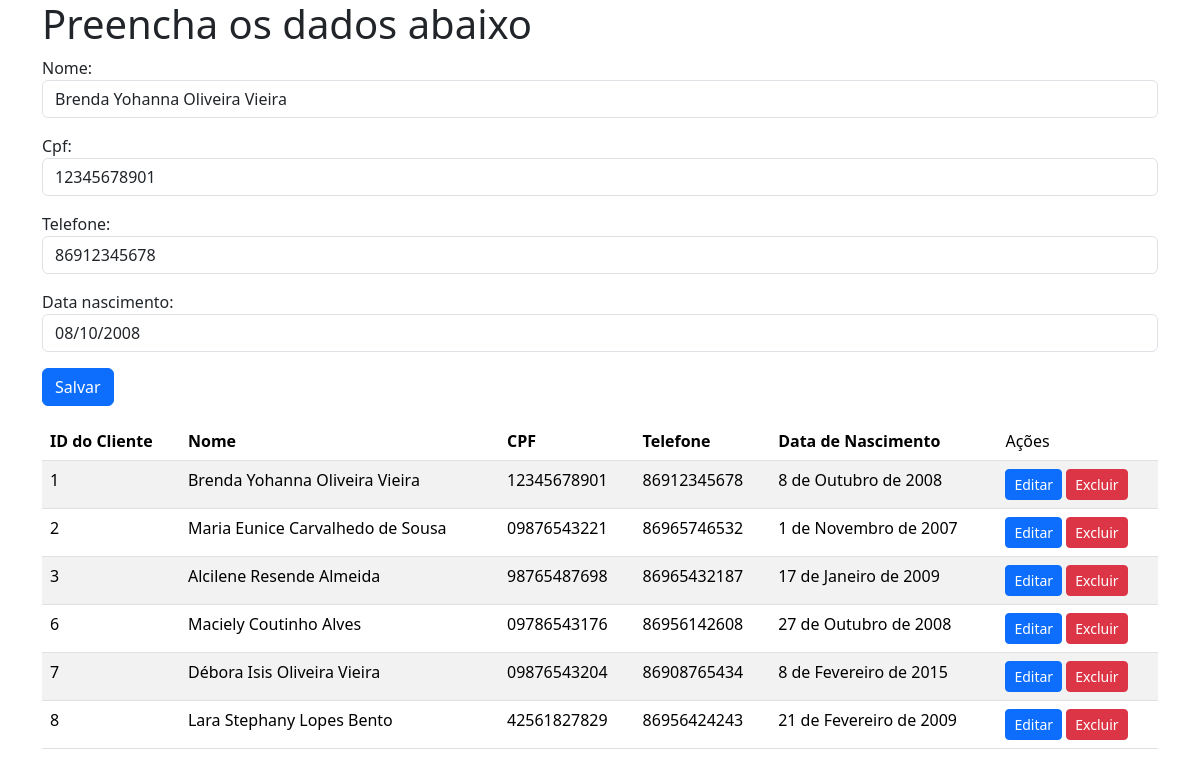
Page /atualizar-cliente/1/ (signed in) on the committed database.
### apps/clientes/models.py (models this page shows, shortened)
class Cliente(models.Model):
    nome = models.CharField(verbose_name="Nome completo", max_length=100)
    cpf = models.CharField(verbose_name="CPF", max_length=14)
    telefone = models.CharField(verbose_name="Telefone", max_length=14)
    data_nascimento = models.DateField(verbose_name="Data de Nascimento")

### apps/clientes/views.py (the view, shortened to what this page needs)
# urls.py: path('atualizar-cliente/<int:id>/', views.atualizar_cliente, name='atualizar_cliente'),
@login_required
def atualizar_cliente(request, id):
    try:
        cliente = Cliente.objects.get(id=id)
    except Cliente.DoesNotExist:
        return HttpResponse('<h1>Cliente não encontrado</h1>')
    form = ClienteForm(instance=cliente)
    template_name = 'novo_cliente.html'
    clientes = Cliente.objects.all()
    context = {
        'form': form,
        'clientes': clientes,
    }
    return render(request, template_name, context)

### apps/clientes/forms.py
class ClienteForm(forms.ModelForm):
    nome = forms.CharField(widget=forms.TextInput(attrs={"class": "form-control"}))
    cpf = forms.CharField(widget=forms.TextInput(attrs={"class": "form-control"}))
    telefone = forms.CharField(widget=forms.TextInput(attrs={"class": "form-control"}))
    data_nascimento = forms.CharField(widget=forms.DateInput(attrs={"class": "form-control"}))
    class Meta:
        model = Cliente
        fields = '__all__'

### apps/clientes/templates/novo_cliente.html (shortened to what this page needs)
<html>
    <link href="https://cdn.jsdelivr.net/npm/bootstrap@5.3.8/dist/css/bootstrap.min.css" rel="stylesheet">
    <body>
        <div class="container">
            <form method="post">
            <h1>Preencha os dados abaixo</h1>
            <div class="mb-3">
            {{form.as_p}}
            </div>
            <button type= "submit" class="btn btn-primary">Salvar</button>
        </form>
        <table class="table table-striped table-hover">
            <thead>
                <th>ID do Cliente</th>
                <th>Nome</th>
                <th>CPF</th>
                <th>Telefone</th>
                <th>Data de Nascimento</th>
                <td>Ações</td>
            </thead>
            <tbody>
                {% for cliente in clientes %}
                    <tr>
                        <td>{{ cliente.id }}</td>
                        <td>{{ cliente.nome }}</td>
                        <td>{{ cliente.cpf }}</td>
                        <td>{{ cliente.telefone }}</td>
                        <td>{{ cliente.data_nascimento }}</td>
                        <td>
                            <a href="{% url 'atualizar_cliente' cliente.id %}" class="btn btn-primary btn-sm">Editar</a>
                            <a href="{% url 'excluir_cliente' cliente.id %}" class="btn btn-danger btn-sm">Excluir</a>
                        </td>
                    </tr>
                {% endfor %}
            </tbody>
        </table>
        </div>
    </body>
</html>

### rows in the picture
Cliente: nome "Brenda Yohanna Oliveira Vieira", cpf "12345678901", telefone "86912345678", data_nascimento "08/10/2008", id "1", data_nascimento "8 de Outubro de 2008"
Cliente: id "2", nome "Maria Eunice Carvalhedo de Sousa", cpf "09876543221", telefone "86965746532", data_nascimento "1 de Novembro de 2007"
Cliente: id "3", nome "Alcilene Resende Almeida", cpf "98765487698", telefone "86965432187", data_nascimento "17 de Janeiro de 2009"
Cliente: id "6", nome "Maciely Coutinho Alves", cpf "09786543176", telefone "86956142608", data_nascimento "27 de Outubro de 2008"
Cliente: id "7", nome "Débora Isis Oliveira Vieira", cpf "09876543204", telefone "86908765434", data_nascimento "8 de Fevereiro de 2015"
Cliente: id "8", nome "Lara Stephany Lopes Bento", cpf "42561827829", telefone "86956424243", data_nascimento "21 de Fevereiro de 2009"
